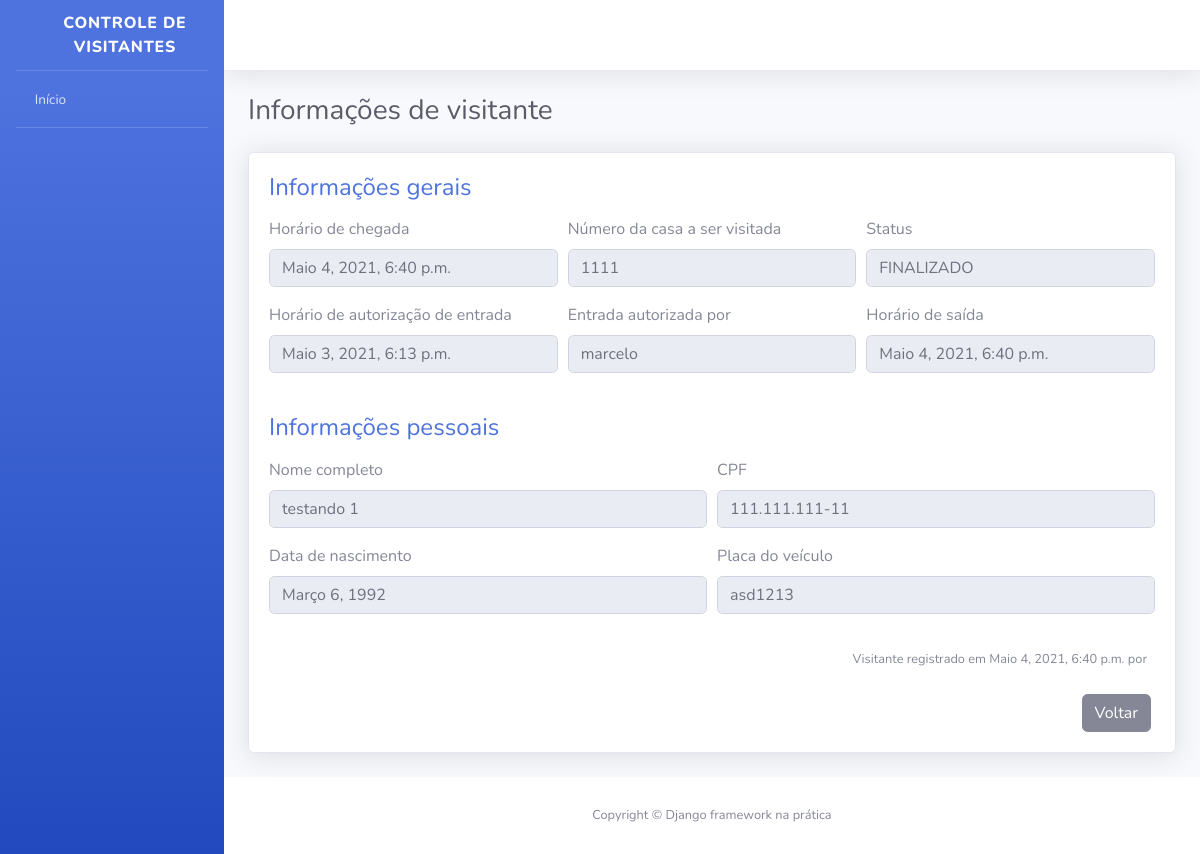
Screenshot of /visitantes/9/ (signed in) with the database file from the repository.
### visitantes/models.py (models this page shows, shortened)
class Visitante(models.Model):
    STATUS_VISITANTE =[
        ("AGUARDANDO", "Aguardando visitante"),
        ("EM_VISITA", "Em visita"),
        ("VISITA_FINALIZADA","Visita finalizada")
    ]
    status = models.CharField(
        verbose_name="Status",
        max_length=20,
        choices=STATUS_VISITANTE,
        default="AGUARDANDO"
    )
    nome_completo =models.CharField(
        verbose_name="Nome Completo",
        max_length=190,
    )
    cpf = models.CharField(
        verbose_name= "CPF",
        max_length=11,
    )
    data_nascimento = models.DateField(
        verbose_name= "Data de Nascimento",
        auto_now=False,
        auto_now_add=False,
    )
    numero_casa = models.PositiveIntegerField(
        verbose_name= "Número da Casa a ser visitada",
    )
    placa_veiculo = models.CharField(
        verbose_name= "Placa do Veiculo",
        max_length=7,
        blank=True,
        null=True,
    )
    horario_chegada = models.DateTimeField(
        verbose_name= " Hora da chegada na portaria",
        auto_now=True,
    )
    horario_saida = models.DateTimeField(
        verbose_name= "Horario de saida do codomínio",
        auto_now=False,
        blank=True,
        null=True,
    )
    horario_permitido = models.DateTimeField(
        verbose_name= "Horario de autorização de entrada",
        auto_now=False,
        blank=True,
        null=True,
    )
    morador_responsavel = models.CharField(
        verbose_name= "Morador respponsável",
        max_length=190,
        blank=True,
        null=True,
    )
    porteiro_responsavel = models.ForeignKey(
        "porteiros.Porteiro",
        verbose_name="Porteiro responsável pelo registro",
        on_delete=models.PROTECT
    )
    def get_horario_saida(self):
        if self.horario_saida:
            return self.horario_saida
        return "Horario de saida não registrado"
    def get_horario_permitido(self):
        if self.horario_permitido:
            return self.horario_permitido
        return "Visitante aguardando autorização"
    def get_morador_responsavel(self):
        if self.morador_responsavel:
            return self.morador_responsavel
        return "Visitante aguardando autorização"
    def get_placa_veiculo(self):
        if self.placa_veiculo:
            return self.placa_veiculo
        return "Veiculo não registrado"
    def get_cpf(self):
        if self.cpf:
            cpf = str(self.cpf)
            cpf_parte_um = cpf[0:3]
            cpf_parte_dois = cpf[3:6]
            cpf_parte_tres = cpf[6:9]
            cpf_parte_quatro = cpf[9:]
            cpf_formatado = f"{cpf_parte_um}.{cpf_parte_dois}.{cpf_parte_tres}-{cpf_parte_quatro}"
            return cpf_formatado
    class Meta:
        verbose_name = "Visitante"
        verbose_name_plural = "Visitantes"
        db_table = "visitante"

### visitantes/views.py (the view, shortened to what this page needs)
@login_required
def informacoes_visitante(request, id):
    visitante = get_object_or_404(
        Visitante,
        id=id
    )
    form = AutorizaVisitanteForm()
    context = {
        "nome_pagina": " Informações de visitante",
        "visitante": visitante,
        "form": form
    }
    return render(request, "informacoes_visitante.html", context)

### visitantes/forms.py
class AutorizaVisitanteForm(forms.ModelForm):
    morador_responsavel = forms.CharField(required=True)
    class Meta:
            model = Visitante
            fields = [
                   "morador_responsavel"
                ]
            error_messages ={
                    "morador_responsavel": {
                        "required":"Por favor, informe o nome do morador responsável por autorizar a entrada"
                    }
                }

### templates/informacoes_visitante.html (shortened to what this page needs)
{% extends "base.html" %}
{% load widget_tweaks %}
{% block conteudo %}
<div class="container">
    <div class="d-sm-flex align-items-center justify-content-between mb-4">
        <h1 class="h3 mb-0 text-gray-800">{{ nome_pagina }}</h1>
    </div>
    <div class="card shadow mb-4">
        <div class="card-body">
            <h4 class="mb-3 text-primary">
                Informações gerais
            </h4>
            <form>
                <div class="form-row">
                    <div class="form-group col-md-4">
                        <label>Horário de chegada</label>
                        <input type="text" class="form-control" value="{{ visitante.horario_chegada }}" disabled>
                    </div>
                    <div class="form-group col-md-4">
                        <label>Número da casa a ser visitada</label>
                        <input type="text" class="form-control" value="{{ visitante.numero_casa }}" disabled>
                    </div>
                    <div class="form-group col-md-4">
                        <label>Status</label>
                        <input type="text" class="form-control" value="{{ visitante.get_status_display }}" disabled>
                    </div>
                </div>
                <div class="form-row">
                    <div class="form-group col-md-4">
                        <label>Horário de autorização de entrada</label>
                        <input type="text" class="form-control" value="{{ visitante.get_horario_permitido }}" disabled>
                    </div>
                    <div class="form-group col-md-4">
                        <label>Entrada autorizada por</label>
                        <input type="text" class="form-control" value="{{ visitante.get_morador_responsavel }}" disabled>
                    </div>
                    <div class="form-group col-md-4">
                        <label>Horário de saída</label>
                        <input type="text" class="form-control" value="{{ visitante.get_horario_saida }}" disabled>
                    </div>
                </div>
            </form>
            <h4 class="mb-3 mt-4 text-primary">
                Informações pessoais
            </h4>
            <form>
                <div class="form-row">
                    <div class="form-group col-md-6">
                        <label>Nome completo</label>
                        <input type="text" class="form-control" value="{{ visitante.nome_completo }}" disabled>
                    </div>
                    <div class="form-group col-md-6">
                        <label>CPF</label>
                        <input type="text" class="form-control" value="{{ visitante.get_cpf }}" disabled>
                    </div>
                </div>
                <div class="form-row">
                    <div class="form-group col-md-6">
                        <label>Data de nascimento</label>
                        <input type="text" class="form-control" value="{{ visitante.data_nascimento }}" disabled>
                    </div>
                    <div class="form-group col-md-6">
                        <label>Placa do veículo</label>
                        <input type="text" class="form-control" value="{{ visitante.get_placa_veiculo }}" disabled>
                    </div>
                </div>
            </form>
            <p class="mr-2 mt-3 mb-4 text-right">
                <small>
                    Visitante registrado em {{ visitante.horario_chegada }} por {{ visitante.registrador__por }}
                </small>
            </p>
            <div class="mr-1 text-right">
                <a href="{% url 'index' %}" class="btn btn-secondary text-white" type="button">
                    <span class="text">Voltar</span>
                </a>
            </div>
        </div>
    </div>
</div>
{% endblock %}

### rows the page displays
Visitante: horario_chegada "Maio 4, 2021, 6:40 p.m.", numero_casa "1111", status "FINALIZADO", get_horario_permitido "Maio 3, 2021, 6:13 p.m.", get_morador_responsavel "marcelo", get_horario_saida "Maio 4, 2021, 6:40 p.m.", nome_completo "testando 1", get_cpf "111.111.111-11", data_nascimento "Março 6, 1992", get_placa_veiculo "asd1213"

### other values shown
{{ nome_pagina }} "Informações de visitante"
